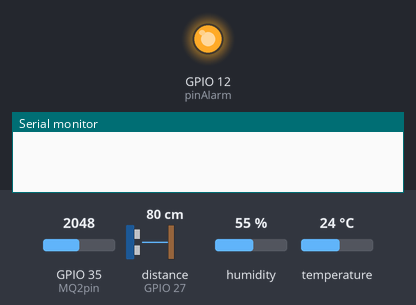
Bench run of a sketch on a simulated ESP32. Shown: output pins drawn as LEDs (lit = HIGH), the last lines printed to the serial monitor. Wiring (inferred from the names in the program): ultrasonic range finder: trigger GPIO 15; echo GPIO 27. The inputs (shaded band) are chosen by the test bench; at power-on: GPIO 35 (MQ2pin) = 2048, distance to the obstacle (sensor on GPIO 27) 80 cm, humidity 55 %, temperature 24 °C. The echo pulse lasts 58.3 µs per cm; no radio packets arrive unless stated; pins used as bus, display or sensor lines are not drawn.

Above: at 1.2 s.
1.3 s: GPIO 35 (MQ2pin) set to 1228
At 5.4 s:
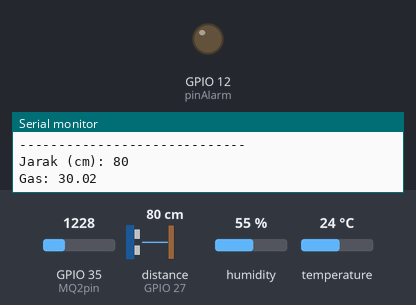
6.5 s: distance to the obstacle (sensor on GPIO 27) set to 21 cm
9.9 s: distance to the obstacle (sensor on GPIO 27) set to 17 cm
At 11.5 s:
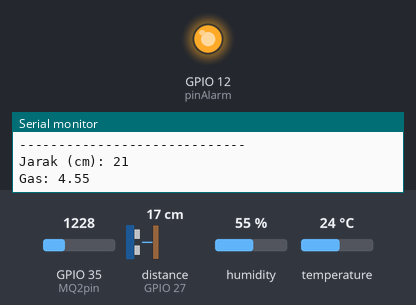
21.8 s: distance to the obstacle (sensor on GPIO 27) set to 35 cm
At 22.9 s:
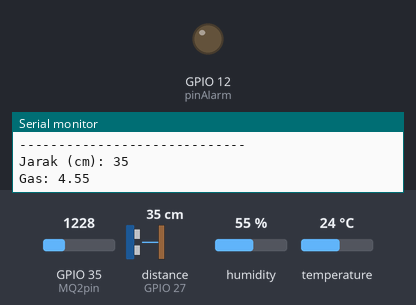
25.2 s: distance to the obstacle (sensor on GPIO 27) set to 2 cm
At 26.4 s:
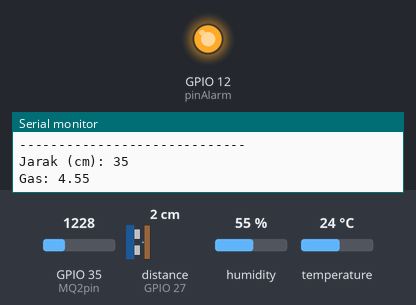
Timing chart, 0 to 38.1 s (numbered marks = the images above; inputs shaded):
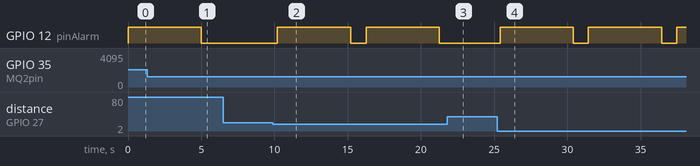

Measured:
- the behaviour switches between 20 and 19 cm on distance to the obstacle (sensor on GPIO 27) (found by bisection; images 1 and 2)
- after the input at 1.3 s, GPIO 12 (pinAlarm): goes on until 5.0 s, then stays LOW
- after the input at 9.9 s, GPIO 12 (pinAlarm): alternates HIGH for 5.0 s and LOW for 1.0 s, starting after 0.31 s
- after the input at 21.8 s, GPIO 12 (pinAlarm): stays LOW (without the input it goes to HIGH after 0.49 s)
- after the input at 25.2 s, GPIO 12 (pinAlarm): alternates HIGH for 5.0 s and LOW for 1.0 s, starting after 0.20 s

The sketch:

Pengirim.ino
```cpp
/*
Pengirim
*/

// ----------------Masukan Libary--------------//
#include <SPI.h>
#include <nRF24L01.h>
#include <RF24.h>
#include <printf.h>
#include <DHT.h>
#include <MQUnifiedsensor.h>

// ----------------Deklarasi Variabel ----------//
const int pinAlarm = 12;
#define RL 10
#define m -0.44953
#define b 1.23257
#define Ro 2.7

float VRL;
float Rs;
float ratio;
float ppm;

//---------------Define Pin---------------//
#define MQ2pin (35)
#define TRIG_PIN 15
#define ECHO_PIN 27
#define DHTPIN 14
#define DHTTYPE DHT22
DHT dht(DHTPIN, DHTTYPE);

/*//////////////////////////////////////////////////////*/

#if defined(__AVR_ATmega328P__) || defined(__AVR_ATmega328PB__) || defined(__AVR_ATmega2560__) || defined(__AVR_ATmega1280__)
#define CSN 8
#define CE 7
#elif defined(ESP32)
#define CSN 5
#define CE 4
#else
#error "Make Config you're self"
#endif
#define Debug_mode false


/*Create a unique pipe out. The receiver has to
  wear the same unique code*/
const uint64_t pipeOut = 0x662266;  //IMPORTANT: The same as in the receiver!!!
/*//////////////////////////////////////////////////////*/

/*Create the data struct we will send
  The sizeof this struct should not exceed 32 bytes
  This gives us up to 32 8 bits channals */

RF24 radio(CE, CSN);  // select  CSN and CE  pins


/*//////////////////////////////////////////////////////*/
//Create a struct to send over NRF24
struct MyData {
  byte suhu;
  byte humadity;
  byte jarak;
  byte gas;
};
MyData data;
byte count = 0;
/*//////////////////////////////////////////////////////*/


//This function will only set the value to  0 if the connection is lost...
void resetData() {
  data.suhu;
  data.humadity;
  data.jarak;
  data.gas;
}

void setup() {
  Serial.begin(9600);
  pinMode(TRIG_PIN, OUTPUT);
  pinMode(ECHO_PIN, INPUT);
  dht.begin();
  pinMode(MQ2pin, INPUT);
  pinMode(pinAlarm, OUTPUT);
  if (Debug_mode)
    printf_begin();
  radio.begin();
  radio.setDataRate(RF24_250KBPS);    //speed  RF24_250KBPS for 250kbs, RF24_1MBPS for 1Mbps, or RF24_2MBPS for 2Mbps
  radio.openWritingPipe(pipeOut);     //Open a pipe for writing
  radio.openReadingPipe(0, pipeOut);  //Open a pipe for reading
  radio.setChannel(108);              // Set RF communication channel.
  radio.setPALevel(RF24_PA_MAX);      //translate to: RF24_PA_MIN=-18dBm, RF24_PA_LOW=-12dBm, RF24_PA_MED=-6dBM, and RF24_PA_HIGH=0dBm.
  radio.enableDynamicPayloads();      //This way you don't always have to send large packets just to send them once in a while. This enables dynamic payloads on ALL pipes.
  //radio.disableDynamicPayloads();//This disables dynamic payloads on ALL pipes. Since Ack Payloads requires Dynamic Payloads, Ack Payloads are also disabled. If dynamic payloads are later re-enabled and ack payloads are desired then enableAckPayload() must be called again as well.
  radio.setCRCLength(RF24_CRC_16);  // Use 8-bit or 16bit CRC for performance. CRC cannot be disabled if auto-ack is enabled. Mode :RF24_CRC_DISABLED  ,RF24_CRC_8 ,RF24_CRC_16
  radio.setRetries(10, 15);         //Set the number of retry attempts and delay between retry attempts when transmitting a payload. The radio is waiting for an acknowledgement (ACK) packet during the delay between retry attempts.Mode: 0-15,0-15
  radio.setAutoAck(true);           // Ensure autoACK is enabled
  radio.stopListening();            //Stop listening for incoming messages, and switch to transmit mode.
  resetData();
}

/**************************************************/

void loop() {
  //---------------Ultrasonic---------------//
  long duration, distance;
  digitalWrite(TRIG_PIN, LOW);
  delayMicroseconds(2);
  digitalWrite(TRIG_PIN, HIGH);
  delayMicroseconds(10);
  digitalWrite(TRIG_PIN, LOW);
  duration = pulseIn(ECHO_PIN, HIGH);
  distance = (duration / 2) / 29.1;
  // Serial.print("Distance (cm): ");
  // Serial.println(distance);

  //---------------GAS---------------//
  VRL = analogRead(MQ2pin) * (3.3 / 4095.0);
  Rs = ((3.3 * RL) / VRL) - RL;
  ratio = Rs / Ro;
  ppm = pow(10, ((log10(ratio) - b) / m));
  float Mq2gas = (analogRead(MQ2pin));
  // Serial.print("GAS   : ");
  // Serial.println(ppm);

  //---------------Temperature---------------//
  float t = dht.readTemperature();
  // Serial.print("Temperature: ");
  // Serial.print(t);
  // Serial.print(" *C\t");

  //----------------Humidity----------------//
  float h = dht.readHumidity();
  // Serial.print("Humidity: ");
  // Serial.print(h);
  // Serial.println(" %");
  // Serial.println("-----------------------------");

  //---------------Perkondisian Gas---------------//
    if (ppm > 8.0) {
    digitalWrite(pinAlarm, HIGH);
    delay(5000);
    digitalWrite(pinAlarm, LOW);
    delay(5);
  } else {
    digitalWrite(pinAlarm, LOW);
  }

  //---------------Perkondisian Jarak---------------//
  if (distance < 20) {
    digitalWrite(pinAlarm, HIGH);
    delay(5000);
    digitalWrite(pinAlarm, LOW);
    delay(5);
  } else {
    digitalWrite(pinAlarm, LOW);
  }


  data.suhu = t;
  Serial.print("Suhu (C): ");
  Serial.println(t);
  data.humadity = h;
  Serial.print("Humadity:");
  Serial.println(h);
  Serial.println("%");
  Serial.println("-----------------------------");
  data.jarak = distance;
  Serial.print("Jarak (cm): ");
  Serial.println(distance);
  data.gas = ppm;
  Serial.print("Gas: ");
  Serial.println(ppm);

  NRF24_Transmit();  //Transmit MyData

  delay(1000);
}

void NRF24_Transmit() {
  radio.writeFast(&data, sizeof(MyData));  //Transmit Data. use one of this two: write() or writeFast()
  if (Debug_mode)
    radio.printDetails();       //Show debug data
  bool OK = radio.txStandBy();  //Returns 0 if failed. 1 if success.
  delayMicroseconds(50);
  radio.flush_tx();  //Empty all 3 of the TX (transmit) FIFO buffers
}
```
